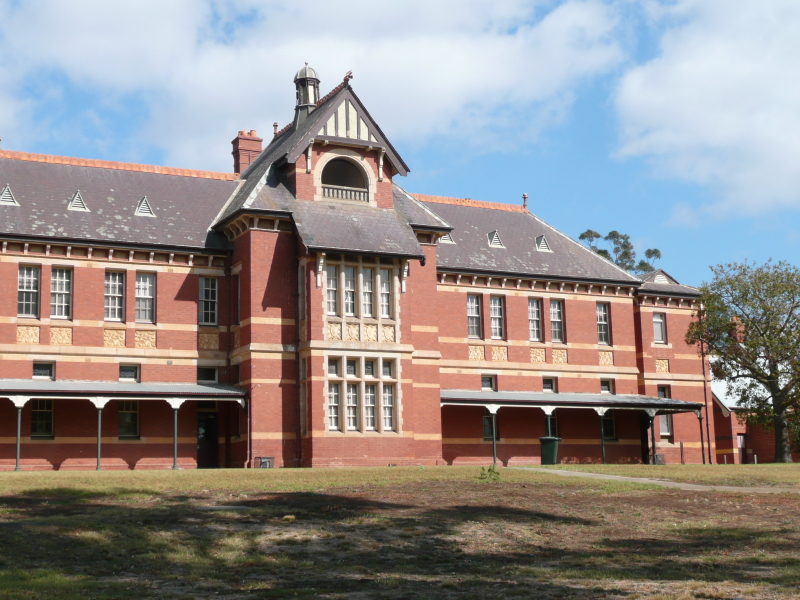
//> input picture pan2.jpg, 800 x 600 px
$ ./H_tranform   (built with g++ and OpenCV 4)
//> lines starting //> are read from the running program, lines starting //| are printed output that depends on the picture
//Author -------> Jeevan Thomas Koshy

#include "opencv2/imgproc/imgproc.hpp"
#include "opencv2/highgui/highgui.hpp"
#include "opencv2/xfeatures2d.hpp"
#include "opencv2/calib3d/calib3d.hpp"
#include "iostream"

using namespace std;
using namespace cv;
using namespace xfeatures2d;


int main()
{

	//Reading the images
	Mat img1=imread("pan2.jpg");
//> img1 is the input picture: 600 rows x 800 cols, CV_8UC3; mean B, G, R 138.5, 139.8, 145.8
	Mat img2=imread("pan1.jpg");
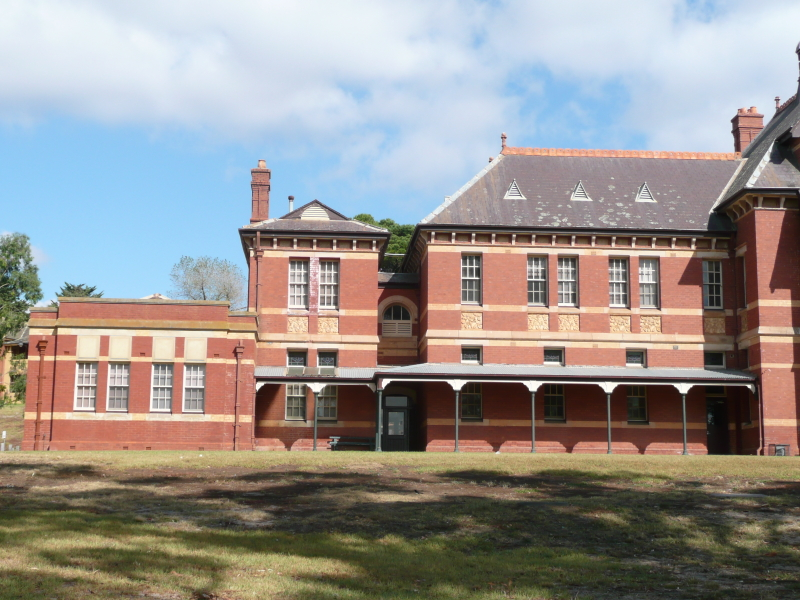
//> input picture pan1.jpg, 800 x 600 px
//> img2 is the input picture: 600 rows x 800 cols, CV_8UC3; mean B, G, R 142.7, 146.1, 151


	Ptr<Feature2D> sift=SIFT::create();
	vector<KeyPoint> keypoints_1,keypoints_2;

	//detecting feature points
	sift->detect(img1,keypoints_1);
//> keypoints_1 = 3267 keypoints; strongest (x, y, size): (548, 410, 6.2), (100, 402, 7.9), (493, 408, 6.3), (19, 401, 8)
	sift->detect(img2,keypoints_2);
//> keypoints_2 = 2552 keypoints; strongest (x, y, size): (683, 388, 7.4), (533, 386, 7.6), (608, 387, 7.6), (749, 386, 2.8)

	Mat descriptor1,descriptor2;
	imshow("Image 1",img1);
	imshow("Image 2",img2);

	waitKey(0);


	//Computing Descriptors
	sift->compute(img1,keypoints_1,descriptor1);
	sift->compute(img2,keypoints_2,descriptor2);

	// Implementing Ratio Test. In order to implement ratio test in opencv use BFMatcher(Brute Force Matcher) with KNN=2(K nearest Neighbours)
	// After getting the best two matches we can compare their distances to apply my master ratio test.
	//Symmetric test is also inbuild in BFMatcher but will be of as default (turn that on by using crossCheck =True)

	BFMatcher matcher(NORM_L2); // Has to put the second parameter as True for implementing Symmetric Test . Currently its giving run time errors. Need to figure out a way to solve that
	vector<vector<DMatch> > matches;

	//Finding the Matches

	matcher.knnMatch(descriptor1,descriptor2, matches, 4);
//> matches = 3267 matches


	/*
	These matches are expected to have an accuracy of around 50%.
	I am planning to use
	1. Ratio Test
	2. Symmetric Test
	3. RANSAC
	Hoping that after these we will get correct correspondences in the images and
	*/

	vector<DMatch> good_matches;
	for(int i=0;i<matches.size();i++)
	{
		const float ratio=0.9;
		if(matches[i][0].distance<ratio*matches[i][1].distance)
		{
			good_matches.push_back(matches[i][0]);
		}
	}
//> after the loop, good_matches = 1204 matches


	vector<Point2f> image1;
	vector<Point2f> image2;

	//Computing the image locations corresponding to the good matches found in order to input that to find the Homography Transformation

	for(int i=0; i< good_matches.size();i++)
	{
		image1.push_back(keypoints_1[good_matches[i].queryIdx].pt);
		image2.push_back(keypoints_2[good_matches[i].trainIdx].pt);
	}
//> after the loop, image1 = 1204 Points (x, y), first 12: [4.03, 379.8], [5.44, 356.5], [7, 230.8], [8.58, 460], [8.6, 376.4], [11.11, 397.6], [11.11, 397.6], [11.71, 203.6], [12.02, 338.9], [12.02, 338.9], [12.58, 319.8], [12.58, 319.8]; image2 = 1204 Points (x, y), first 12: [517.8, 365.6], [518.4, 343.4], [515.4, 223.8], [524.5, 442], [188.4, 423.1], [525.1, 382.5], [525.1, 382.5], [518.9, 197.5], [523.5, 326.7], [605.6, 328.6], [523.5, 308.3], [456.7, 306.7]

	//Applying RANSAC to remove all the outliers and to compute the HOMOGRAPHY transformation

	// instead of using this apply a RANSAC on features seperately and then apply Bundle Adjustment to obtain the camera parameters
	//
	Mat H=findHomography(image1,image2,CV_RANSAC);
//> H = [[0.742, 0.0374, 500.5], [-0.121, 0.951, 4.6], [-0.000317, 1.73e-06, 1]]

	Mat result;

	//perspective transformation for the second image


	warpPerspective(img1,result,H,Size(img1.cols+img2.cols,img1.rows));
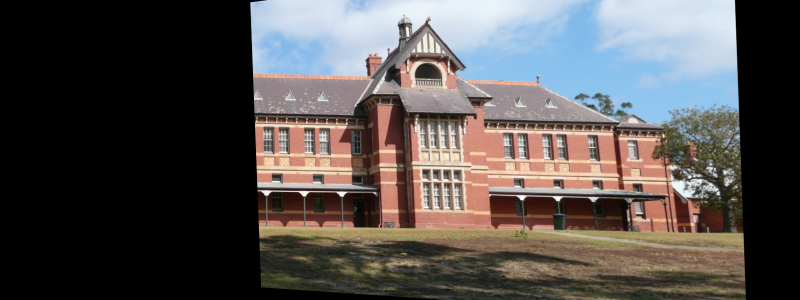
//> result: 600 rows x 1600 cols, CV_8UC3 (shown at 1/2 size); mean B, G, R 80, 81.3, 85.5


	Mat half(result,Rect(0,0,img2.cols,img2.rows));
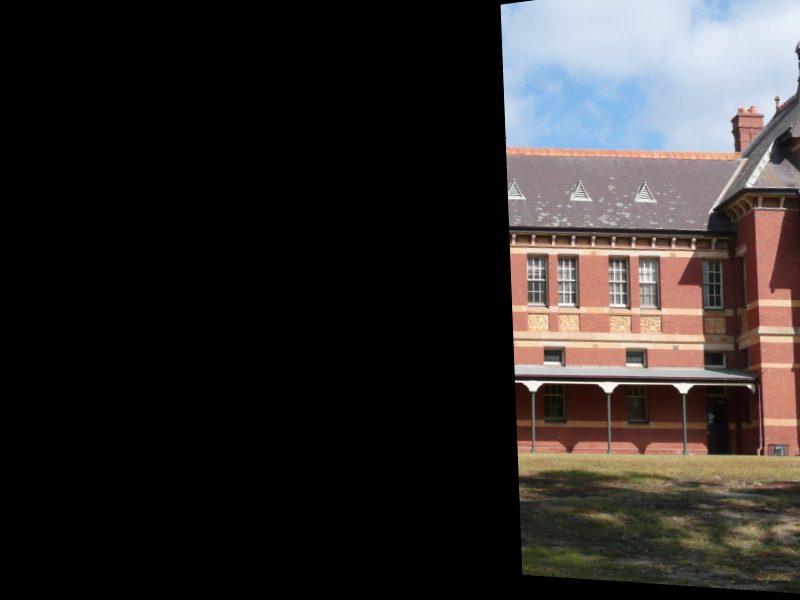
//> half: 600 rows x 800 cols, CV_8UC3; mean B, G, R 43.3, 44.5, 48.3
	img2.copyTo(half);
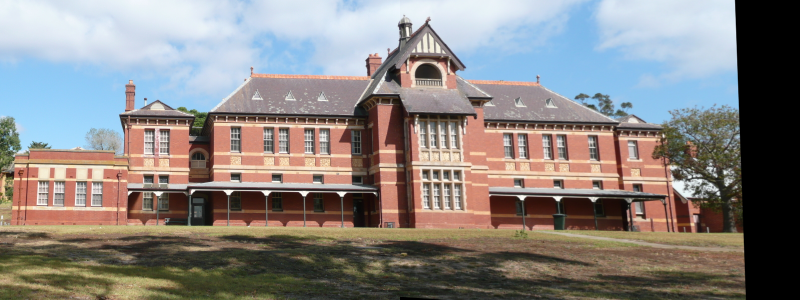
//> result: 600 rows x 1600 cols, CV_8UC3 (shown at 1/2 size); mean B, G, R 129.7, 132.1, 136.8
	imwrite("myself.jpg",result);
	imshow("Result",result);

	waitKey(0);
	return 0;
}
